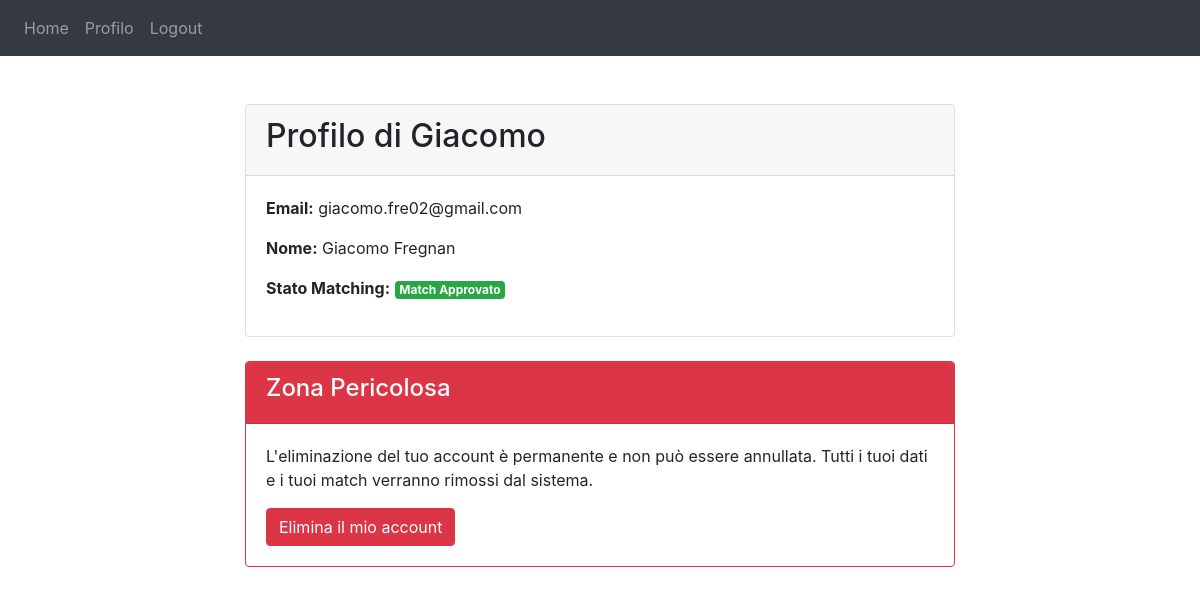
/profile (signed in), run on an earlier commit of the app's database.
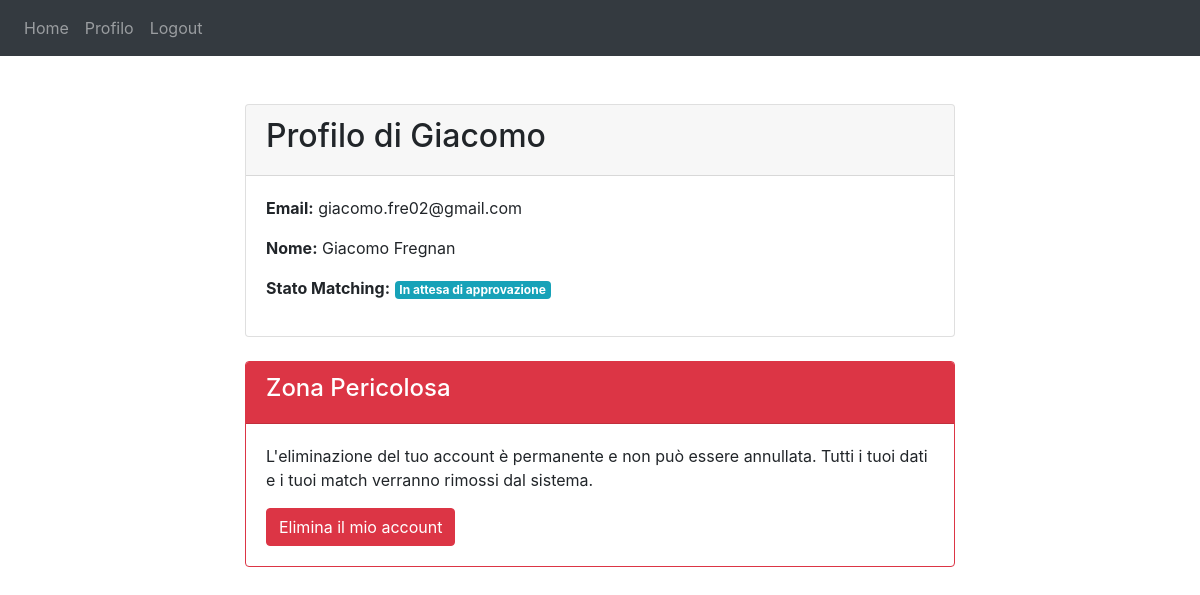
And on a later commit of the database.
### website/models.py (models this page shows)
class User(db.Model, UserMixin):
    id = db.Column(db.Integer, primary_key=True)
    email = db.Column(db.String(150), unique=True)
    password = db.Column(db.String(150))
    first_name = db.Column(db.String(150))
    surname = db.Column(db.String(150))
    is_admin = db.Column(db.Boolean, default=False, nullable=False)
    university = db.Column(db.String(150))
    current_status = db.Column(db.String(150))
    field_of_study = db.Column(db.String(150))
    participation_role = db.Column(db.String(150))
    time_commitment = db.Column(db.String(150))
    communication = db.Column(db.String(150))
    improve_communication = db.Column(db.String(150))
    help_writing_paper = db.Column(db.String(150))
    maximize_conference_experience = db.Column(db.String(150))
    help_choice_time_abroad = db.Column(db.String(150))
    phd_work_balance = db.Column(db.String(150))
    phd_family_balance = db.Column(db.String(150))
    improve_soft_skills = db.Column(db.String(150))
    help_academic_career = db.Column(db.String(150))
    help_industrial_career = db.Column(db.String(150))
    talk_mental_wellbeing = db.Column(db.String(150))
    discovery = db.Column(db.String(150))
    advice = db.Column(db.String(150))
    promotion_help = db.Column(db.String(150))
    matching_status = db.Column(db.Integer, default=None, nullable=True)

### website/views.py (the view)
@views.route('/profile')
@login_required
def profile():
    return render_template("profile.html", user=current_user)

### website/templates/profile.html (shortened to what this page needs)
{% extends "base.html" %}
{% block content %}
<div class="container mt-5">
    <div class="row justify-content-center">
        <div class="col-md-8">
            <div class="card">
                <div class="card-header">
                    <h2>Profilo di {{ current_user.first_name.capitalize() }}</h2>
                </div>
                <div class="card-body">
                    <p><strong>Email:</strong> {{ current_user.email }}</p>
                    <p><strong>Nome:</strong> {{ current_user.first_name.capitalize() }} {{ current_user.surname.capitalize() }}</p>
                    <p><strong>Stato Matching:</strong>
                        {% if current_user.matching_status == 0 %}
                            <span class="badge badge-success">Match Approvato</span>
                        {% elif current_user.matching_status == 5 %}
                            <span class="badge badge-info">In attesa di approvazione</span>
                        {% elif current_user.matching_status in [1, 2, 3] %}
                            <span class="badge badge-warning">In attesa di matching</span>
                        {% else %}
                            <span class="badge badge-secondary">Form non compilato</span>
                        {% endif %}
                    </p>
                </div>
            </div>
            {% if not current_user.is_admin %}
            <div class="card border-danger mt-4">
                <div class="card-header bg-danger text-white">
                    <h4>Zona Pericolosa</h4>
                </div>
                <div class="card-body">
                    <p>L'eliminazione del tuo account è permanente e non può essere annullata. Tutti i tuoi dati e i tuoi match verranno rimossi dal sistema.</p>
                    <form method="POST" action="{{ url_for('auth.delete_account') }}">
                        <button type="submit"
                                class="btn btn-danger"
                                onclick="return confirm('Sei assolutamente sicuro di voler eliminare il tuo account? Questa azione è irreversibile.')">
                            Elimina il mio account
                        </button>
                    </form>
                </div>
            </div>
            {% endif %}
            </div>
    </div>
</div>
{% endblock %}

### website/templates/base.html (shortened to what this page needs)
<!DOCTYPE html>
<html>
<head>
    <link
            rel="stylesheet"
            href="https://stackpath.bootstrapcdn.com/bootstrap/4.4.1/css/bootstrap.min.css"
    />
    <link
            rel="stylesheet"
            href="https://stackpath.bootstrapcdn.com/font-awesome/4.7.0/css/font-awesome.min.css"
    />
</head>
<body>
<nav class="navbar navbar-expand-lg navbar-dark bg-dark">
    <div class="collapse navbar-collapse" id="navbar">
        <div class="navbar-nav">
            {% if user.is_authenticated %}
                <a class="nav-item nav-link" id="home" href="/">Home</a>
                <a class="nav-item nav-link" id="profile" href="/profile">Profilo</a>
                <a class="nav-item nav-link" id="logout" href="/logout">Logout</a>
            {% else %}
                <a class="nav-item nav-link" id="login" href="/login">Login</a>
                <a class="nav-item nav-link" id="signUp" href="/sign-up">Sign Up</a>
            {% endif %}
        </div>
    </div>
</nav>
<div class="container">{% block content %} {% endblock %}</div>
</body>
</html>

What changed in the data, as far as the page shows it:
changed User "Giacomo": matching_status 0 → 5 (drawn)
Also different on the page:
text no longer shown: "Match Approvato"
text now shown: "In attesa di approvazione"
